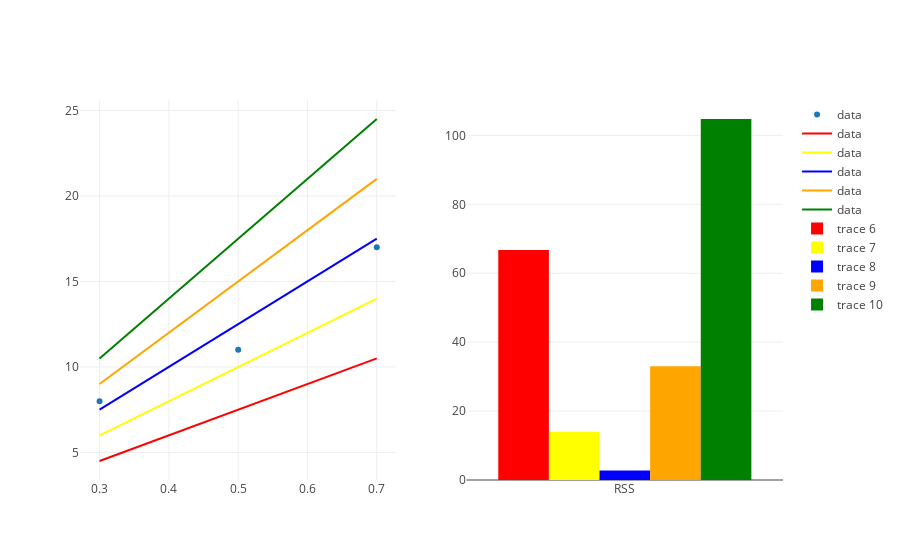

Notebook code cell kept with this figure:
### Markdown cell above
You'll see two colors, red and yellow. 
* The model $ distance=15∗angle $ is the red line and the related RSS (another name for SSE) is over to the right in red of 66.75.  
* The model $ distance=20∗angle$ is the yellow line and it's related RSS is in yellow with an RSS of 15.

So we just tried models of $distance = 15*angle*$ and $distance = 20*angle$. 

Now let's try three more.

We'll add in $distance = 25*angle$ and $distance = 30*angle$ and $distance = 35*angle$.

### Code cell
from graph import model_trace, trace_rss, pair_colors, plot_side_by_side
from graph import trace_values


m_values = list(range(15, 40, 5))
rss_traces = []
model_traces = []

actual_trace = trace_values(x_values = observed_shot_angles, y_values = observed_distances)

for m in m_values:
    rss_trace = trace_rss(m, b, observed_shot_angles, observed_distances)
    rss_traces.append(rss_trace)
    built_model_trace = model_trace(m, b, observed_shot_angles, observed_distances)
    model_traces.append(built_model_trace)
    
pair_colors(model_traces, rss_traces)
plot_side_by_side([actual_trace] + model_traces, rss_traces)

### Figure 1 — Plotly figure (JSON) as saved in the notebook; plotly's stock layout.template omitted (floating-point values rounded to 4 significant figures)
{"data": [{"mode": "markers", "name": "data", "text": [], "type": "scatter", "uid": "7e4fc007-97ce-4063-8e77-45af60d0b65b", "x": [0.3, 0.5, 0.7], "xaxis": "x", "y": [8, 11, 17], "yaxis": "y"}, {"marker": {"color": "red"}, "mode": "lines", "name": "data", "text": [], "type": "scatter", "uid": "f0d2a8fc-c470-4cbe-9ae4-0ef5df9ac7a0", "x": [0.3, 0.5, 0.7], "xaxis": "x", "y": [4.5, 7.5, 10.5], "yaxis": "y"}, {"marker": {"color": "yellow"}, "mode": "lines", "name": "data", "text": [], "type": "scatter", "uid": "70ced330-7ae0-4440-ab53-7afc5a400eda", "x": [0.3, 0.5, 0.7], "xaxis": "x", "y": [6, 10, 14], "yaxis": "y"}, {"marker": {"color": "blue"}, "mode": "lines", "name": "data", "text": [], "type": "scatter", "uid": "41018f7e-68c1-4d62-9698-74b28aa678cf", "x": [0.3, 0.5, 0.7], "xaxis": "x", "y": [7.5, 12.5, 17.5], "yaxis": "y"}, {"marker": {"color": "orange"}, "mode": "lines", "name": "data", "text": [], "type": "scatter", "uid": "52395359-d1f6-4fb5-a38e-633e1d3cea52", "x": [0.3, 0.5, 0.7], "xaxis": "x", "y": [9, 15, 21], "yaxis": "y"}, {"marker": {"color": "green"}, "mode": "lines", "name": "data", "text": [], "type": "scatter", "uid": "7ba57037-4a67-4ea6-a2a1-a726b85efd55", "x": [0.3, 0.5, 0.7], "xaxis": "x", "y": [10.5, 17.5, 24.5], "yaxis": "y"}, {"marker": {"color": "red"}, "type": "bar", "uid": "92e5a895-e906-409a-9079-93e1b258a5b1", "x": ["RSS"], "xaxis": "x2", "y": [66.75], "yaxis": "y2"}, {"marker": {"color": "yellow"}, "type": "bar", "uid": "8cae1144-12bc-47e8-82a1-0043c3b78250", "x": ["RSS"], "xaxis": "x2", "y": [14], "yaxis": "y2"}, {"marker": {"color": "blue"}, "type": "bar", "uid": "bace1656-c981-49bc-9eeb-0e8b5b7055d5", "x": ["RSS"], "xaxis": "x2", "y": [2.75], "yaxis": "y2"}, {"marker": {"color": "orange"}, "type": "bar", "uid": "812e30e6-92e0-4b0d-9fd8-ad18f34f0c59", "x": ["RSS"], "xaxis": "x2", "y": [33], "yaxis": "y2"}, {"marker": {"color": "green"}, "type": "bar", "uid": "2f8e46d3-91b9-4630-8d2c-a0a540d5375a", "x": ["RSS"], "xaxis": "x2", "y": [104.8], "yaxis": "y2"}], "layout": {"autosize": true, "xaxis": {"anchor": "y", "autorange": true, "domain": [0, 0.45], "range": [0.2724, 0.7276], "type": "linear"}, "xaxis2": {"anchor": "y2", "autorange": true, "domain": [0.55, 1], "range": [-0.5, 0.5], "type": "category"}, "yaxis": {"anchor": "x", "autorange": true, "domain": [0, 1], "range": [3.389, 25.61], "type": "linear"}, "yaxis2": {"anchor": "x2", "autorange": true, "domain": [0, 1], "range": [0, 110.3], "type": "linear"}}}
